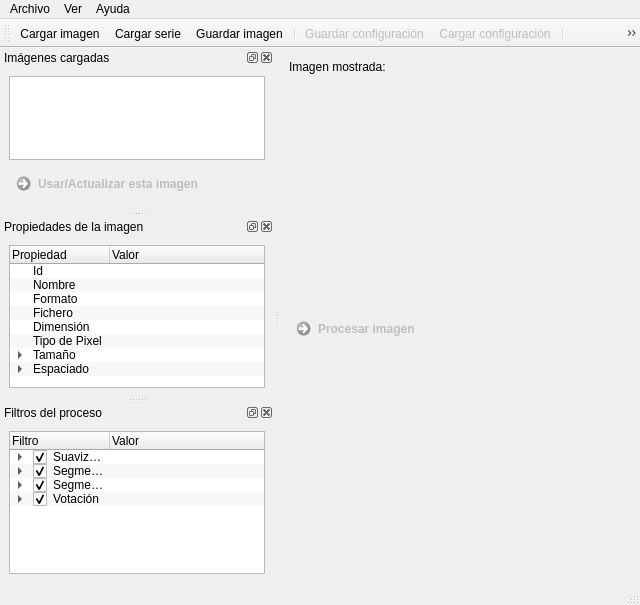
<?xml version="1.0" encoding="UTF-8"?>
<ui version="4.0">
 <class>MainWindow</class>
 <widget class="QMainWindow" name="MainWindow">
  <property name="geometry">
   <rect>
    <x>0</x>
    <y>0</y>
    <width>640</width>
    <height>605</height>
   </rect>
  </property>
  <property name="windowTitle">
   <string>BrainApp</string>
  </property>
  <property name="windowIcon">
   <iconset resource="../../../qt resources/resources/icons.qrc">
    <normaloff>:/icons/seleccion/main_icon.png</normaloff>:/icons/seleccion/main_icon.png</iconset>
  </property>
  <widget class="QWidget" name="centralwidget">
   <layout class="QVBoxLayout" name="verticalLayout_2" stretch="0,1,0,1">
    <item>
     <layout class="QHBoxLayout" name="horizontalLayout">
      <item>
       <widget class="QLabel" name="label_2">
        <property name="text">
         <string>Imagen mostrada:</string>
        </property>
       </widget>
      </item>
      <item>
       <widget class="QLabel" name="imageName">
        <property name="text">
         <string/>
        </property>
       </widget>
      </item>
      <item>
       <spacer name="horizontalSpacer">
        <property name="orientation">
         <enum>Qt::Horizontal</enum>
        </property>
        <property name="sizeHint" stdset="0">
         <size>
          <width>40</width>
          <height>20</height>
         </size>
        </property>
       </spacer>
      </item>
     </layout>
    </item>
    <item>
     <widget class="ThreePlanesWidget" name="threePlanes" native="true">
      <property name="statusTip">
       <string/>
      </property>
     </widget>
    </item>
    <item>
     <widget class="QCommandLinkButton" name="processImage">
      <property name="enabled">
       <bool>false</bool>
      </property>
      <property name="statusTip">
       <string>Procesar la imagen con los filtros seleccionados.</string>
      </property>
      <property name="text">
       <string>Procesar imagen</string>
      </property>
      <property name="shortcut">
       <string>Ctrl+F5</string>
      </property>
     </widget>
    </item>
    <item>
     <widget class="ThreePlanesWidget" name="threePlanesResult" native="true"/>
    </item>
   </layout>
  </widget>
  <widget class="QMenuBar" name="menubar">
   <property name="geometry">
    <rect>
     <x>0</x>
     <y>0</y>
     <width>640</width>
     <height>21</height>
    </rect>
   </property>
   <widget class="QMenu" name="menuArchivo">
    <property name="title">
     <string>Archivo</string>
    </property>
    <addaction name="actionCargar_imagen"/>
    <addaction name="actionCargar_serie"/>
    <addaction name="actionGuardar"/>
    <addaction name="separator"/>
    <addaction name="actionGuardar_2"/>
    <addaction name="actionCargar_configuraci_n"/>
    <addaction name="separator"/>
    <addaction name="actionSalir"/>
   </widget>
   <widget class="QMenu" name="menuAyuda">
    <property name="title">
     <string>Ayuda</string>
    </property>
    <addaction name="actionAyuda_de_BrainApp"/>
    <addaction name="separator"/>
    <addaction name="actionAcerca_de"/>
   </widget>
   <widget class="QMenu" name="menuVer">
    <property name="title">
     <string>Ver</string>
    </property>
    <addaction name="actionBarra_de_herramientas"/>
    <addaction name="separator"/>
    <addaction name="actionIm_genes"/>
    <addaction name="actionPropiedades_de_la_imagen"/>
    <addaction name="actionFiltros_del_proceso"/>
    <addaction name="separator"/>
   </widget>
   <addaction name="menuArchivo"/>
   <addaction name="menuVer"/>
   <addaction name="menuAyuda"/>
  </widget>
  <widget class="QStatusBar" name="statusbar"/>
  <widget class="QDockWidget" name="images">
   <property name="sizePolicy">
    <sizepolicy hsizetype="MinimumExpanding" vsizetype="MinimumExpanding">
     <horstretch>0</horstretch>
     <verstretch>0</verstretch>
    </sizepolicy>
   </property>
   <property name="minimumSize">
    <size>
     <width>251</width>
     <height>162</height>
    </size>
   </property>
   <property name="windowIcon">
    <iconset resource="../../../qt resources/resources/icons.qrc">
     <normaloff>:/icons/seleccion/show_images.png</normaloff>:/icons/seleccion/show_images.png</iconset>
   </property>
   <property name="allowedAreas">
    <set>Qt::LeftDockWidgetArea|Qt::RightDockWidgetArea</set>
   </property>
   <property name="windowTitle">
    <string>Imágenes cargadas</string>
   </property>
   <attribute name="dockWidgetArea">
    <number>1</number>
   </attribute>
   <widget class="QWidget" name="dockWidgetContents">
    <layout class="QVBoxLayout" name="verticalLayout">
     <item>
      <widget class="QListWidget" name="imagesList">
       <property name="statusTip">
        <string>Lista de imágenes cargadas.</string>
       </property>
       <property name="alternatingRowColors">
        <bool>true</bool>
       </property>
      </widget>
     </item>
     <item>
      <layout class="QVBoxLayout" name="verticalLayout_5">
       <item>
        <widget class="QCommandLinkButton" name="useImage">
         <property name="enabled">
          <bool>false</bool>
         </property>
         <property name="statusTip">
          <string>Usar esta imagen en el proceso.</string>
         </property>
         <property name="text">
          <string>Usar/Actualizar esta imagen</string>
         </property>
         <property name="shortcut">
          <string>F5</string>
         </property>
        </widget>
       </item>
      </layout>
     </item>
    </layout>
   </widget>
  </widget>
  <widget class="QDockWidget" name="imageProperties">
   <property name="sizePolicy">
    <sizepolicy hsizetype="MinimumExpanding" vsizetype="MinimumExpanding">
     <horstretch>0</horstretch>
     <verstretch>0</verstretch>
    </sizepolicy>
   </property>
   <property name="minimumSize">
    <size>
     <width>250</width>
     <height>180</height>
    </size>
   </property>
   <property name="windowIcon">
    <iconset resource="../../../qt resources/resources/icons.qrc">
     <normaloff>:/icons/seleccion/show_properties.png</normaloff>:/icons/seleccion/show_properties.png</iconset>
   </property>
   <property name="allowedAreas">
    <set>Qt::LeftDockWidgetArea|Qt::RightDockWidgetArea</set>
   </property>
   <property name="windowTitle">
    <string>Propiedades de la imagen</string>
   </property>
   <attribute name="dockWidgetArea">
    <number>1</number>
   </attribute>
   <widget class="QWidget" name="dockWidgetContents_2">
    <layout class="QVBoxLayout" name="verticalLayout_3">
     <item>
      <widget class="QTreeWidget" name="propertiesTree">
       <property name="statusTip">
        <string>Propiedades de la imagen seleccionada.</string>
       </property>
       <property name="alternatingRowColors">
        <bool>true</bool>
       </property>
       <property name="selectionMode">
        <enum>QAbstractItemView::NoSelection</enum>
       </property>
       <property name="animated">
        <bool>true</bool>
       </property>
       <column>
        <property name="text">
         <string>Propiedad</string>
        </property>
       </column>
       <column>
        <property name="text">
         <string>Valor</string>
        </property>
       </column>
       <item>
        <property name="text">
         <string>Id</string>
        </property>
       </item>
       <item>
        <property name="text">
         <string>Nombre</string>
        </property>
        <property name="text">
         <string/>
        </property>
        <property name="flags">
         <set>ItemIsSelectable|ItemIsEditable|ItemIsDragEnabled|ItemIsUserCheckable|ItemIsEnabled</set>
        </property>
       </item>
       <item>
        <property name="text">
         <string>Formato</string>
        </property>
       </item>
       <item>
        <property name="text">
         <string>Fichero</string>
        </property>
       </item>
       <item>
        <property name="text">
         <string>Dimensión</string>
        </property>
       </item>
       <item>
        <property name="text">
         <string>Tipo de Pixel</string>
        </property>
       </item>
       <item>
        <property name="text">
         <string>Tamaño</string>
        </property>
        <item>
         <property name="text">
          <string>Ancho</string>
         </property>
        </item>
        <item>
         <property name="text">
          <string>Alto</string>
         </property>
         <property name="text">
          <string/>
         </property>
        </item>
        <item>
         <property name="text">
          <string>Profundidad</string>
         </property>
        </item>
       </item>
       <item>
        <property name="text">
         <string>Espaciado</string>
        </property>
        <item>
         <property name="text">
          <string>X</string>
         </property>
         <property name="text">
          <string/>
         </property>
         <property name="flags">
          <set>ItemIsSelectable|ItemIsEditable|ItemIsDragEnabled|ItemIsUserCheckable|ItemIsEnabled</set>
         </property>
        </item>
        <item>
         <property name="text">
          <string>Y</string>
         </property>
         <property name="flags">
          <set>ItemIsSelectable|ItemIsEditable|ItemIsDragEnabled|ItemIsUserCheckable|ItemIsEnabled</set>
         </property>
        </item>
        <item>
         <property name="text">
          <string>Z</string>
         </property>
         <property name="flags">
          <set>ItemIsSelectable|ItemIsEditable|ItemIsDragEnabled|ItemIsUserCheckable|ItemIsEnabled</set>
         </property>
        </item>
       </item>
      </widget>
     </item>
    </layout>
   </widget>
  </widget>
  <widget class="QDockWidget" name="filters">
   <property name="enabled">
    <bool>true</bool>
   </property>
   <property name="sizePolicy">
    <sizepolicy hsizetype="MinimumExpanding" vsizetype="MinimumExpanding">
     <horstretch>0</horstretch>
     <verstretch>0</verstretch>
    </sizepolicy>
   </property>
   <property name="minimumSize">
    <size>
     <width>250</width>
     <height>180</height>
    </size>
   </property>
   <property name="windowIcon">
    <iconset resource="../../../qt resources/resources/icons.qrc">
     <normaloff>:/icons/seleccion/show_filters.png</normaloff>:/icons/seleccion/show_filters.png</iconset>
   </property>
   <property name="allowedAreas">
    <set>Qt::LeftDockWidgetArea|Qt::RightDockWidgetArea</set>
   </property>
   <property name="windowTitle">
    <string>Filtros del proceso</string>
   </property>
   <attribute name="dockWidgetArea">
    <number>1</number>
   </attribute>
   <widget class="QWidget" name="dockWidgetContents_3">
    <layout class="QVBoxLayout" name="verticalLayout_4">
     <item>
      <widget class="QTreeWidget" name="filtersTree">
       <property name="enabled">
        <bool>true</bool>
       </property>
       <property name="alternatingRowColors">
        <bool>true</bool>
       </property>
       <property name="selectionBehavior">
        <enum>QAbstractItemView::SelectItems</enum>
       </property>
       <property name="animated">
        <bool>true</bool>
       </property>
       <attribute name="headerDefaultSectionSize">
        <number>100</number>
       </attribute>
       <attribute name="headerMinimumSectionSize">
        <number>30</number>
       </attribute>
       <attribute name="headerStretchLastSection">
        <bool>true</bool>
       </attribute>
       <column>
        <property name="text">
         <string>Filtro</string>
        </property>
       </column>
       <column>
        <property name="text">
         <string>Valor</string>
        </property>
       </column>
       <item>
        <property name="text">
         <string>Suavizador</string>
        </property>
        <property name="checkState">
         <enum>Checked</enum>
        </property>
        <item>
         <property name="text">
          <string>Iteraciones</string>
         </property>
         <property name="flags">
          <set>ItemIsSelectable|ItemIsEditable|ItemIsDragEnabled|ItemIsUserCheckable|ItemIsEnabled</set>
         </property>
        </item>
        <item>
         <property name="text">
          <string>Paso de tiempo</string>
         </property>
         <property name="flags">
          <set>ItemIsSelectable|ItemIsEditable|ItemIsDragEnabled|ItemIsUserCheckable|ItemIsEnabled</set>
         </property>
        </item>
        <item>
         <property name="text">
          <string>Conductancia</string>
         </property>
         <property name="flags">
          <set>ItemIsSelectable|ItemIsEditable|ItemIsDragEnabled|ItemIsUserCheckable|ItemIsEnabled</set>
         </property>
        </item>
       </item>
       <item>
        <property name="text">
         <string>Segmentador</string>
        </property>
        <property name="checkState">
         <enum>Checked</enum>
        </property>
        <item>
         <property name="text">
          <string>Semilla</string>
         </property>
         <item>
          <property name="text">
           <string>X</string>
          </property>
          <property name="flags">
           <set>ItemIsSelectable|ItemIsEditable|ItemIsDragEnabled|ItemIsUserCheckable|ItemIsEnabled</set>
          </property>
         </item>
         <item>
          <property name="text">
           <string>Y</string>
          </property>
          <property name="flags">
           <set>ItemIsSelectable|ItemIsEditable|ItemIsDragEnabled|ItemIsUserCheckable|ItemIsEnabled</set>
          </property>
         </item>
         <item>
          <property name="text">
           <string>Z</string>
          </property>
          <property name="flags">
           <set>ItemIsSelectable|ItemIsEditable|ItemIsDragEnabled|ItemIsUserCheckable|ItemIsEnabled</set>
          </property>
         </item>
        </item>
        <item>
         <property name="text">
          <string>Mínimo</string>
         </property>
         <property name="flags">
          <set>ItemIsSelectable|ItemIsEditable|ItemIsDragEnabled|ItemIsUserCheckable|ItemIsEnabled</set>
         </property>
        </item>
        <item>
         <property name="text">
          <string>Máximo</string>
         </property>
         <property name="flags">
          <set>ItemIsSelectable|ItemIsEditable|ItemIsDragEnabled|ItemIsUserCheckable|ItemIsEnabled</set>
         </property>
        </item>
        <item>
         <property name="text">
          <string>Relleno</string>
         </property>
         <property name="flags">
          <set>ItemIsSelectable|ItemIsEditable|ItemIsDragEnabled|ItemIsUserCheckable|ItemIsEnabled</set>
         </property>
        </item>
       </item>
       <item>
        <property name="text">
         <string>Segmentador estadístico</string>
        </property>
        <property name="checkState">
         <enum>Checked</enum>
        </property>
        <item>
         <property name="text">
          <string>Semilla</string>
         </property>
         <item>
          <property name="text">
           <string>X</string>
          </property>
          <property name="flags">
           <set>ItemIsSelectable|ItemIsEditable|ItemIsDragEnabled|ItemIsUserCheckable|ItemIsEnabled</set>
          </property>
         </item>
         <item>
          <property name="text">
           <string>Y</string>
          </property>
          <property name="flags">
           <set>ItemIsSelectable|ItemIsEditable|ItemIsDragEnabled|ItemIsUserCheckable|ItemIsEnabled</set>
          </property>
         </item>
         <item>
          <property name="text">
           <string>Z</string>
          </property>
          <property name="flags">
           <set>ItemIsSelectable|ItemIsEditable|ItemIsDragEnabled|ItemIsUserCheckable|ItemIsEnabled</set>
          </property>
         </item>
        </item>
        <item>
         <property name="text">
          <string>Radio inicial</string>
         </property>
         <property name="flags">
          <set>ItemIsSelectable|ItemIsEditable|ItemIsDragEnabled|ItemIsUserCheckable|ItemIsEnabled</set>
         </property>
        </item>
        <item>
         <property name="text">
          <string>Multiplicador</string>
         </property>
         <property name="flags">
          <set>ItemIsSelectable|ItemIsEditable|ItemIsDragEnabled|ItemIsUserCheckable|ItemIsEnabled</set>
         </property>
        </item>
        <item>
         <property name="text">
          <string>Relleno</string>
         </property>
         <property name="flags">
          <set>ItemIsSelectable|ItemIsEditable|ItemIsDragEnabled|ItemIsUserCheckable|ItemIsEnabled</set>
         </property>
        </item>
        <item>
         <property name="text">
          <string>Iteraciones</string>
         </property>
         <property name="flags">
          <set>ItemIsSelectable|ItemIsEditable|ItemIsDragEnabled|ItemIsUserCheckable|ItemIsEnabled</set>
         </property>
        </item>
       </item>
       <item>
        <property name="text">
         <string>Votación</string>
        </property>
        <property name="checkState">
         <enum>Checked</enum>
        </property>
        <item>
         <property name="text">
          <string>Radio</string>
         </property>
         <item>
          <property name="text">
           <string>X</string>
          </property>
          <property name="flags">
           <set>ItemIsSelectable|ItemIsEditable|ItemIsDragEnabled|ItemIsUserCheckable|ItemIsEnabled</set>
          </property>
         </item>
         <item>
          <property name="text">
           <string>Y</string>
          </property>
          <property name="flags">
           <set>ItemIsSelectable|ItemIsEditable|ItemIsDragEnabled|ItemIsUserCheckable|ItemIsEnabled</set>
          </property>
         </item>
         <item>
          <property name="text">
           <string>Z</string>
          </property>
          <property name="flags">
           <set>ItemIsSelectable|ItemIsEditable|ItemIsDragEnabled|ItemIsUserCheckable|ItemIsEnabled</set>
          </property>
         </item>
        </item>
        <item>
         <property name="text">
          <string>Fondo</string>
         </property>
         <property name="flags">
          <set>ItemIsSelectable|ItemIsEditable|ItemIsDragEnabled|ItemIsUserCheckable|ItemIsEnabled</set>
         </property>
        </item>
        <item>
         <property name="text">
          <string>Máscara</string>
         </property>
         <property name="flags">
          <set>ItemIsSelectable|ItemIsEditable|ItemIsDragEnabled|ItemIsUserCheckable|ItemIsEnabled</set>
         </property>
        </item>
        <item>
         <property name="text">
          <string>Supervivencia</string>
         </property>
         <property name="flags">
          <set>ItemIsSelectable|ItemIsEditable|ItemIsDragEnabled|ItemIsUserCheckable|ItemIsEnabled</set>
         </property>
        </item>
        <item>
         <property name="text">
          <string>Nacimiento</string>
         </property>
         <property name="flags">
          <set>ItemIsSelectable|ItemIsEditable|ItemIsDragEnabled|ItemIsUserCheckable|ItemIsEnabled</set>
         </property>
        </item>
       </item>
      </widget>
     </item>
    </layout>
   </widget>
  </widget>
  <widget class="QToolBar" name="toolBar">
   <property name="windowTitle">
    <string>Barra de Herramientas</string>
   </property>
   <property name="toolTip">
    <string/>
   </property>
   <property name="statusTip">
    <string/>
   </property>
   <attribute name="toolBarArea">
    <enum>TopToolBarArea</enum>
   </attribute>
   <attribute name="toolBarBreak">
    <bool>false</bool>
   </attribute>
   <addaction name="actionCargar_imagen"/>
   <addaction name="actionCargar_serie"/>
   <addaction name="actionGuardar"/>
   <addaction name="separator"/>
   <addaction name="actionGuardar_2"/>
   <addaction name="actionCargar_configuraci_n"/>
   <addaction name="separator"/>
   <addaction name="actionIm_genes"/>
   <addaction name="actionPropiedades_de_la_imagen"/>
   <addaction name="actionFiltros_del_proceso"/>
   <addaction name="separator"/>
  </widget>
  <action name="actionAyuda_de_BrainApp">
   <property name="icon">
    <iconset resource="../../../qt resources/resources/icons.qrc">
     <normaloff>:/icons/seleccion/help.png</normaloff>:/icons/seleccion/help.png</iconset>
   </property>
   <property name="text">
    <string>Ayuda de BrainApp</string>
   </property>
   <property name="statusTip">
    <string>Obtener ayuda.</string>
   </property>
   <property name="shortcut">
    <string>F1</string>
   </property>
  </action>
  <action name="actionAcerca_de">
   <property name="icon">
    <iconset resource="../../../qt resources/resources/icons.qrc">
     <normaloff>:/icons/seleccion/main_icon.png</normaloff>:/icons/seleccion/main_icon.png</iconset>
   </property>
   <property name="text">
    <string>Acerca de...</string>
   </property>
   <property name="statusTip">
    <string>Acerca de BrainApp.</string>
   </property>
  </action>
  <action name="actionCargar_imagen">
   <property name="icon">
    <iconset resource="../../../qt resources/resources/icons.qrc">
     <normaloff>:/icons/seleccion/load_image.png</normaloff>:/icons/seleccion/load_image.png</iconset>
   </property>
   <property name="text">
    <string>Cargar imagen...</string>
   </property>
   <property name="statusTip">
    <string>Cargar una imgen 3D o 2D desde un fichero.</string>
   </property>
   <property name="shortcut">
    <string>Ctrl+L</string>
   </property>
  </action>
  <action name="actionSalir">
   <property name="icon">
    <iconset resource="../../../qt resources/resources/icons.qrc">
     <normaloff>:/icons/seleccion/exit.png</normaloff>:/icons/seleccion/exit.png</iconset>
   </property>
   <property name="text">
    <string>Salir</string>
   </property>
   <property name="statusTip">
    <string>Salir de la aplicación.</string>
   </property>
   <property name="shortcut">
    <string>Ctrl+Q</string>
   </property>
  </action>
  <action name="actionCargar_serie">
   <property name="icon">
    <iconset resource="../../../qt resources/resources/icons.qrc">
     <normaloff>:/icons/seleccion/load_serie.png</normaloff>:/icons/seleccion/load_serie.png</iconset>
   </property>
   <property name="text">
    <string>Cargar serie...</string>
   </property>
   <property name="statusTip">
    <string>Cargar una serie de imáges 2D para obtener un volumen 3D.</string>
   </property>
   <property name="shortcut">
    <string>Ctrl+Shift+L</string>
   </property>
  </action>
  <action name="actionIm_genes">
   <property name="checkable">
    <bool>true</bool>
   </property>
   <property name="checked">
    <bool>true</bool>
   </property>
   <property name="icon">
    <iconset resource="../../../qt resources/resources/icons.qrc">
     <normaloff>:/icons/seleccion/show_images.png</normaloff>:/icons/seleccion/show_images.png</iconset>
   </property>
   <property name="text">
    <string>Imágenes cargadas</string>
   </property>
   <property name="toolTip">
    <string>Imágenes cargadas.</string>
   </property>
   <property name="statusTip">
    <string>Mostrar/Ocultar las imágenes cargadas.</string>
   </property>
   <property name="shortcut">
    <string>Ctrl+I</string>
   </property>
  </action>
  <action name="actionPropiedades_de_la_imagen">
   <property name="checkable">
    <bool>true</bool>
   </property>
   <property name="checked">
    <bool>true</bool>
   </property>
   <property name="icon">
    <iconset resource="../../../qt resources/resources/icons.qrc">
     <normaloff>:/icons/seleccion/show_properties.png</normaloff>:/icons/seleccion/show_properties.png</iconset>
   </property>
   <property name="text">
    <string>Propiedades de la imagen</string>
   </property>
   <property name="toolTip">
    <string>Propiedades de la imagen.</string>
   </property>
   <property name="statusTip">
    <string>Mostrar/Ocultar las propiedades de las imágenes cargadas.</string>
   </property>
   <property name="shortcut">
    <string>Ctrl+P</string>
   </property>
  </action>
  <action name="actionFiltros_del_proceso">
   <property name="checkable">
    <bool>true</bool>
   </property>
   <property name="checked">
    <bool>true</bool>
   </property>
   <property name="icon">
    <iconset resource="../../../qt resources/resources/icons.qrc">
     <normaloff>:/icons/seleccion/show_filters.png</normaloff>:/icons/seleccion/show_filters.png</iconset>
   </property>
   <property name="text">
    <string>Filtros del proceso</string>
   </property>
   <property name="toolTip">
    <string>Filtros del proceso.</string>
   </property>
   <property name="statusTip">
    <string>Mostrar/Ocultar los filtros del proceso.</string>
   </property>
   <property name="shortcut">
    <string>Ctrl+F</string>
   </property>
  </action>
  <action name="actionGuardar">
   <property name="icon">
    <iconset resource="../../../qt resources/resources/icons.qrc">
     <normaloff>:/icons/seleccion/save_image.png</normaloff>:/icons/seleccion/save_image.png</iconset>
   </property>
   <property name="text">
    <string>Guardar imagen...</string>
   </property>
   <property name="toolTip">
    <string>Guardar la imagen procesada.</string>
   </property>
   <property name="statusTip">
    <string>Guardar la imagen procesada.</string>
   </property>
   <property name="shortcut">
    <string>Ctrl+S</string>
   </property>
  </action>
  <action name="actionGuardar_2">
   <property name="enabled">
    <bool>false</bool>
   </property>
   <property name="icon">
    <iconset resource="../../../qt resources/resources/icons.qrc">
     <normaloff>:/icons/seleccion/save_conf.png</normaloff>:/icons/seleccion/save_conf.png</iconset>
   </property>
   <property name="text">
    <string>Guardar configuración...</string>
   </property>
   <property name="toolTip">
    <string>Guardar la configuración de los filtros en un fichero.</string>
   </property>
   <property name="statusTip">
    <string>Guardar la configuración de los filtros en un fichero.</string>
   </property>
  </action>
  <action name="actionCargar_configuraci_n">
   <property name="enabled">
    <bool>false</bool>
   </property>
   <property name="icon">
    <iconset resource="../../../qt resources/resources/icons.qrc">
     <normaloff>:/icons/seleccion/load_conf.png</normaloff>:/icons/seleccion/load_conf.png</iconset>
   </property>
   <property name="text">
    <string>Cargar configuración...</string>
   </property>
   <property name="toolTip">
    <string>Cargar la configuración de los filtros desde un fichero.</string>
   </property>
   <property name="statusTip">
    <string>Cargar la configuración de los filtros desde un fichero.</string>
   </property>
  </action>
  <action name="actionBarra_de_herramientas">
   <property name="checkable">
    <bool>true</bool>
   </property>
   <property name="checked">
    <bool>true</bool>
   </property>
   <property name="icon">
    <iconset resource="../../../qt resources/resources/icons.qrc">
     <normaloff>:/icons/seleccion/show_toolbar.png</normaloff>:/icons/seleccion/show_toolbar.png</iconset>
   </property>
   <property name="text">
    <string>Barra de herramientas</string>
   </property>
   <property name="shortcut">
    <string>Ctrl+T</string>
   </property>
  </action>
 </widget>
 <customwidgets>
  <customwidget>
   <class>ThreePlanesWidget</class>
   <extends>QWidget</extends>
   <header>view.three_planes_widget</header>
   <container>1</container>
  </customwidget>
 </customwidgets>
 <resources>
  <include location="../../../qt resources/resources/icons.qrc"/>
 </resources>
 <connections>
  <connection>
   <sender>actionIm_genes</sender>
   <signal>triggered(bool)</signal>
   <receiver>images</receiver>
   <slot>setVisible(bool)</slot>
   <hints>
    <hint type="sourcelabel">
     <x>-1</x>
     <y>-1</y>
    </hint>
    <hint type="destinationlabel">
     <x>45</x>
     <y>180</y>
    </hint>
   </hints>
  </connection>
  <connection>
   <sender>actionSalir</sender>
   <signal>triggered()</signal>
   <receiver>MainWindow</receiver>
   <slot>close()</slot>
   <hints>
    <hint type="sourcelabel">
     <x>-1</x>
     <y>-1</y>
    </hint>
    <hint type="destinationlabel">
     <x>284</x>
     <y>195</y>
    </hint>
   </hints>
  </connection>
  <connection>
   <sender>actionPropiedades_de_la_imagen</sender>
   <signal>triggered(bool)</signal>
   <receiver>imageProperties</receiver>
   <slot>setVisible(bool)</slot>
   <hints>
    <hint type="sourcelabel">
     <x>-1</x>
     <y>-1</y>
    </hint>
    <hint type="destinationlabel">
     <x>136</x>
     <y>316</y>
    </hint>
   </hints>
  </connection>
  <connection>
   <sender>images</sender>
   <signal>visibilityChanged(bool)</signal>
   <receiver>actionIm_genes</receiver>
   <slot>setChecked(bool)</slot>
   <hints>
    <hint type="sourcelabel">
     <x>136</x>
     <y>138</y>
    </hint>
    <hint type="destinationlabel">
     <x>-1</x>
     <y>-1</y>
    </hint>
   </hints>
  </connection>
  <connection>
   <sender>imageProperties</sender>
   <signal>visibilityChanged(bool)</signal>
   <receiver>actionPropiedades_de_la_imagen</receiver>
   <slot>setChecked(bool)</slot>
   <hints>
    <hint type="sourcelabel">
     <x>136</x>
     <y>316</y>
    </hint>
    <hint type="destinationlabel">
     <x>-1</x>
     <y>-1</y>
    </hint>
   </hints>
  </connection>
  <connection>
   <sender>filters</sender>
   <signal>visibilityChanged(bool)</signal>
   <receiver>actionFiltros_del_proceso</receiver>
   <slot>setChecked(bool)</slot>
   <hints>
    <hint type="sourcelabel">
     <x>144</x>
     <y>444</y>
    </hint>
    <hint type="destinationlabel">
     <x>-1</x>
     <y>-1</y>
    </hint>
   </hints>
  </connection>
  <connection>
   <sender>actionFiltros_del_proceso</sender>
   <signal>triggered(bool)</signal>
   <receiver>filters</receiver>
   <slot>setVisible(bool)</slot>
   <hints>
    <hint type="sourcelabel">
     <x>-1</x>
     <y>-1</y>
    </hint>
    <hint type="destinationlabel">
     <x>144</x>
     <y>444</y>
    </hint>
   </hints>
  </connection>
  <connection>
   <sender>actionBarra_de_herramientas</sender>
   <signal>triggered(bool)</signal>
   <receiver>toolBar</receiver>
   <slot>setVisible(bool)</slot>
   <hints>
    <hint type="sourcelabel">
     <x>-1</x>
     <y>-1</y>
    </hint>
    <hint type="destinationlabel">
     <x>319</x>
     <y>37</y>
    </hint>
   </hints>
  </connection>
 </connections>
</ui>
